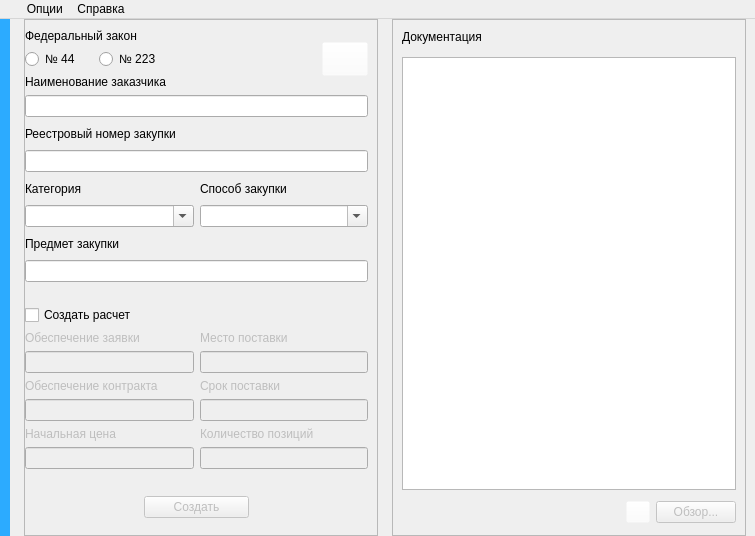
<?xml version="1.0" encoding="UTF-8"?>
<ui version="4.0">
 <class>Ui</class>
 <widget class="QMainWindow" name="Ui">
  <property name="geometry">
   <rect>
    <x>0</x>
    <y>0</y>
    <width>755</width>
    <height>536</height>
   </rect>
  </property>
  <property name="minimumSize">
   <size>
    <width>755</width>
    <height>536</height>
   </size>
  </property>
  <property name="maximumSize">
   <size>
    <width>1000</width>
    <height>536</height>
   </size>
  </property>
  <property name="font">
   <font>
    <kerning>true</kerning>
   </font>
  </property>
  <property name="windowTitle">
   <string>Tend Менеджер</string>
  </property>
  <property name="windowOpacity">
   <double>1.000000000000000</double>
  </property>
  <property name="styleSheet">
   <string notr="true"/>
  </property>
  <widget class="QWidget" name="centralwidget">
   <property name="maximumSize">
    <size>
     <width>16777215</width>
     <height>16777215</height>
    </size>
   </property>
   <layout class="QVBoxLayout" name="verticalLayout_2">
    <property name="leftMargin">
     <number>0</number>
    </property>
    <property name="topMargin">
     <number>0</number>
    </property>
    <property name="bottomMargin">
     <number>0</number>
    </property>
    <item>
     <layout class="QHBoxLayout" name="horizontalLayout_5">
      <property name="spacing">
       <number>14</number>
      </property>
      <property name="sizeConstraint">
       <enum>QLayout::SetDefaultConstraint</enum>
      </property>
      <property name="leftMargin">
       <number>0</number>
      </property>
      <item>
       <widget class="Line" name="line">
        <property name="minimumSize">
         <size>
          <width>10</width>
          <height>500</height>
         </size>
        </property>
        <property name="styleSheet">
         <string notr="true">background-color: rgb(44, 171, 255);
color: rgb(41, 134, 255);</string>
        </property>
        <property name="frameShadow">
         <enum>QFrame::Raised</enum>
        </property>
        <property name="lineWidth">
         <number>0</number>
        </property>
        <property name="midLineWidth">
         <number>0</number>
        </property>
        <property name="orientation">
         <enum>Qt::Vertical</enum>
        </property>
       </widget>
      </item>
      <item>
       <widget class="QFrame" name="frame">
        <property name="styleSheet">
         <string notr="true"/>
        </property>
        <property name="frameShape">
         <enum>QFrame::StyledPanel</enum>
        </property>
        <property name="frameShadow">
         <enum>QFrame::Raised</enum>
        </property>
        <layout class="QVBoxLayout" name="verticalLayout_3">
         <property name="spacing">
          <number>6</number>
         </property>
         <property name="leftMargin">
          <number>0</number>
         </property>
         <item>
          <layout class="QGridLayout" name="gridLayout">
           <item row="0" column="0" colspan="3">
            <widget class="QLabel" name="label_5">
             <property name="text">
              <string>Федеральный закон</string>
             </property>
            </widget>
           </item>
           <item row="1" column="3">
            <spacer name="horizontalSpacer">
             <property name="orientation">
              <enum>Qt::Horizontal</enum>
             </property>
             <property name="sizeHint" stdset="0">
              <size>
               <width>40</width>
               <height>20</height>
              </size>
             </property>
            </spacer>
           </item>
           <item row="2" column="0">
            <widget class="QLabel" name="label">
             <property name="text">
              <string>Наименование заказчика</string>
             </property>
            </widget>
           </item>
           <item row="0" column="4" rowspan="3">
            <widget class="QPushButton" name="btn_open_documents">
             <property name="enabled">
              <bool>true</bool>
             </property>
             <property name="minimumSize">
              <size>
               <width>46</width>
               <height>34</height>
              </size>
             </property>
             <property name="styleSheet">
              <string notr="true">background-color: rgba(255, 255, 255, 0);</string>
             </property>
             <property name="text">
              <string/>
             </property>
             <property name="icon">
              <iconset>
               <normaloff>../icons/arrow-right.ico</normaloff>
               <disabledoff>../icons/display-none.ico</disabledoff>../icons/arrow-right.ico</iconset>
             </property>
             <property name="iconSize">
              <size>
               <width>35</width>
               <height>35</height>
              </size>
             </property>
            </widget>
           </item>
           <item row="1" column="0">
            <layout class="QHBoxLayout" name="horizontalLayout_3">
             <item>
              <widget class="QRadioButton" name="_radio44">
               <property name="text">
                <string>№ 44</string>
               </property>
              </widget>
             </item>
             <item>
              <widget class="QRadioButton" name="_radio223">
               <property name="text">
                <string>№ 223</string>
               </property>
              </widget>
             </item>
            </layout>
           </item>
          </layout>
         </item>
         <item>
          <widget class="QLineEdit" name="_lineName">
           <property name="minimumSize">
            <size>
             <width>335</width>
             <height>0</height>
            </size>
           </property>
          </widget>
         </item>
         <item>
          <widget class="QLabel" name="label_2">
           <property name="text">
            <string>Реестровый номер закупки</string>
           </property>
          </widget>
         </item>
         <item>
          <widget class="QLineEdit" name="_lineRegNumber"/>
         </item>
         <item>
          <layout class="QHBoxLayout" name="horizontalLayout_2">
           <item>
            <widget class="QLabel" name="label_15">
             <property name="text">
              <string>Категория</string>
             </property>
            </widget>
           </item>
           <item>
            <widget class="QLabel" name="label_3">
             <property name="text">
              <string>Способ закупки</string>
             </property>
            </widget>
           </item>
          </layout>
         </item>
         <item>
          <layout class="QHBoxLayout" name="horizontalLayout">
           <item>
            <widget class="QComboBox" name="_comboCat">
             <property name="editable">
              <bool>true</bool>
             </property>
            </widget>
           </item>
           <item>
            <widget class="QComboBox" name="_comboMethod">
             <property name="editable">
              <bool>true</bool>
             </property>
            </widget>
           </item>
          </layout>
         </item>
         <item>
          <widget class="QLabel" name="label_4">
           <property name="text">
            <string>Предмет закупки</string>
           </property>
          </widget>
         </item>
         <item>
          <widget class="QLineEdit" name="_lineObject"/>
         </item>
         <item>
          <layout class="QHBoxLayout" name="horizontalLayout_8">
           <property name="topMargin">
            <number>17</number>
           </property>
           <item>
            <layout class="QVBoxLayout" name="verticalLayout_6">
             <item>
              <widget class="QCheckBox" name="_checkBoxPayment">
               <property name="minimumSize">
                <size>
                 <width>0</width>
                 <height>20</height>
                </size>
               </property>
               <property name="text">
                <string>Создать расчет</string>
               </property>
              </widget>
             </item>
             <item>
              <widget class="QLabel" name="label_appSecurity">
               <property name="enabled">
                <bool>false</bool>
               </property>
               <property name="text">
                <string>Обеспечение заявки</string>
               </property>
              </widget>
             </item>
             <item>
              <widget class="QLineEdit" name="_lineAppSecurity">
               <property name="enabled">
                <bool>false</bool>
               </property>
              </widget>
             </item>
             <item>
              <widget class="QLabel" name="label_contractSecurity">
               <property name="enabled">
                <bool>false</bool>
               </property>
               <property name="text">
                <string>Обеспечение контракта</string>
               </property>
              </widget>
             </item>
             <item>
              <widget class="QLineEdit" name="_lineContractSecurity">
               <property name="enabled">
                <bool>false</bool>
               </property>
              </widget>
             </item>
             <item>
              <widget class="QLabel" name="label_currentPrice">
               <property name="enabled">
                <bool>false</bool>
               </property>
               <property name="text">
                <string>Начальная цена</string>
               </property>
              </widget>
             </item>
             <item>
              <widget class="QLineEdit" name="_lineCurrentPrice">
               <property name="enabled">
                <bool>false</bool>
               </property>
              </widget>
             </item>
            </layout>
           </item>
           <item>
            <layout class="QVBoxLayout" name="verticalLayout_5">
             <item>
              <widget class="QLabel" name="label_14">
               <property name="minimumSize">
                <size>
                 <width>0</width>
                 <height>20</height>
                </size>
               </property>
               <property name="text">
                <string/>
               </property>
              </widget>
             </item>
             <item>
              <widget class="QLabel" name="label_place">
               <property name="enabled">
                <bool>false</bool>
               </property>
               <property name="text">
                <string>Место поставки</string>
               </property>
              </widget>
             </item>
             <item>
              <widget class="QLineEdit" name="_linePlace">
               <property name="enabled">
                <bool>false</bool>
               </property>
              </widget>
             </item>
             <item>
              <widget class="QLabel" name="label_period">
               <property name="enabled">
                <bool>false</bool>
               </property>
               <property name="text">
                <string>Срок поставки</string>
               </property>
              </widget>
             </item>
             <item>
              <widget class="QLineEdit" name="_linePeriod">
               <property name="enabled">
                <bool>false</bool>
               </property>
              </widget>
             </item>
             <item>
              <widget class="QLabel" name="label_positionCount">
               <property name="enabled">
                <bool>false</bool>
               </property>
               <property name="text">
                <string>Количество позиций</string>
               </property>
              </widget>
             </item>
             <item>
              <widget class="QLineEdit" name="_linePositionCount">
               <property name="enabled">
                <bool>false</bool>
               </property>
              </widget>
             </item>
            </layout>
           </item>
          </layout>
         </item>
         <item>
          <layout class="QHBoxLayout" name="horizontalLayout_4">
           <property name="topMargin">
            <number>21</number>
           </property>
           <property name="bottomMargin">
            <number>8</number>
           </property>
           <item>
            <spacer name="horizontalSpacer_3">
             <property name="orientation">
              <enum>Qt::Horizontal</enum>
             </property>
             <property name="sizeHint" stdset="0">
              <size>
               <width>40</width>
               <height>20</height>
              </size>
             </property>
            </spacer>
           </item>
           <item>
            <widget class="QPushButton" name="_btnGenerate">
             <property name="enabled">
              <bool>false</bool>
             </property>
             <property name="minimumSize">
              <size>
               <width>105</width>
               <height>0</height>
              </size>
             </property>
             <property name="text">
              <string>Создать</string>
             </property>
            </widget>
           </item>
           <item>
            <spacer name="horizontalSpacer_2">
             <property name="orientation">
              <enum>Qt::Horizontal</enum>
             </property>
             <property name="sizeHint" stdset="0">
              <size>
               <width>40</width>
               <height>20</height>
              </size>
             </property>
            </spacer>
           </item>
          </layout>
         </item>
        </layout>
       </widget>
      </item>
      <item>
       <layout class="QVBoxLayout" name="verticalLayout_4">
        <item>
         <widget class="QFrame" name="frame_2">
          <property name="frameShape">
           <enum>QFrame::StyledPanel</enum>
          </property>
          <property name="frameShadow">
           <enum>QFrame::Raised</enum>
          </property>
          <layout class="QVBoxLayout" name="verticalLayout_7">
           <property name="topMargin">
            <number>2</number>
           </property>
           <item>
            <layout class="QHBoxLayout" name="horizontalLayout_7">
             <property name="spacing">
              <number>0</number>
             </property>
             <item>
              <widget class="QLabel" name="label_6">
               <property name="maximumSize">
                <size>
                 <width>16777215</width>
                 <height>27</height>
                </size>
               </property>
               <property name="text">
                <string>Документация</string>
               </property>
              </widget>
             </item>
            </layout>
           </item>
           <item>
            <widget class="QListWidget" name="_listDocuments">
             <property name="minimumSize">
              <size>
               <width>233</width>
               <height>383</height>
              </size>
             </property>
             <property name="maximumSize">
              <size>
               <width>16777215</width>
               <height>433</height>
              </size>
             </property>
            </widget>
           </item>
           <item>
            <layout class="QHBoxLayout" name="horizontalLayout_6">
             <property name="topMargin">
              <number>4</number>
             </property>
             <item>
              <spacer name="horizontalSpacer_5">
               <property name="orientation">
                <enum>Qt::Horizontal</enum>
               </property>
               <property name="sizeHint" stdset="0">
                <size>
                 <width>40</width>
                 <height>20</height>
                </size>
               </property>
              </spacer>
             </item>
             <item>
              <widget class="QPushButton" name="pushButton">
               <property name="enabled">
                <bool>false</bool>
               </property>
               <property name="maximumSize">
                <size>
                 <width>24</width>
                 <height>16777215</height>
                </size>
               </property>
               <property name="styleSheet">
                <string notr="true">background-color: rgba(255, 255, 255, 0);</string>
               </property>
               <property name="text">
                <string/>
               </property>
               <property name="icon">
                <iconset>
                 <normaloff>interface/icons/add.ico</normaloff>interface/icons/add.ico</iconset>
               </property>
              </widget>
             </item>
             <item>
              <widget class="QPushButton" name="_btnView">
               <property name="enabled">
                <bool>false</bool>
               </property>
               <property name="minimumSize">
                <size>
                 <width>0</width>
                 <height>0</height>
                </size>
               </property>
               <property name="text">
                <string>Обзор...</string>
               </property>
              </widget>
             </item>
            </layout>
           </item>
          </layout>
         </widget>
        </item>
       </layout>
      </item>
     </layout>
    </item>
   </layout>
  </widget>
  <widget class="QMenuBar" name="menubar">
   <property name="geometry">
    <rect>
     <x>0</x>
     <y>0</y>
     <width>755</width>
     <height>21</height>
    </rect>
   </property>
   <property name="nativeMenuBar">
    <bool>true</bool>
   </property>
   <widget class="QMenu" name="menu">
    <property name="font">
     <font>
      <weight>50</weight>
      <italic>false</italic>
      <bold>false</bold>
      <underline>false</underline>
      <strikeout>false</strikeout>
      <kerning>true</kerning>
     </font>
    </property>
    <property name="title">
     <string>     Опции</string>
    </property>
    <widget class="QMenu" name="chose_lasts">
     <property name="title">
      <string>Последние</string>
     </property>
    </widget>
    <addaction name="openSettings"/>
    <addaction name="chose_lasts"/>
    <addaction name="separator"/>
    <addaction name="actionValidator"/>
    <addaction name="separator"/>
    <addaction name="actionClose"/>
   </widget>
   <widget class="QMenu" name="menu_2">
    <property name="title">
     <string>Справка</string>
    </property>
    <addaction name="actionLicense_2"/>
    <addaction name="actionAbout_2"/>
   </widget>
   <addaction name="menu"/>
   <addaction name="menu_2"/>
  </widget>
  <action name="openSettings">
   <property name="text">
    <string>Настройки</string>
   </property>
   <property name="font">
    <font/>
   </property>
  </action>
  <action name="actionAbout">
   <property name="text">
    <string>О программе</string>
   </property>
  </action>
  <action name="action0">
   <property name="text">
    <string>0</string>
   </property>
  </action>
  <action name="actionClose">
   <property name="text">
    <string>Выход</string>
   </property>
  </action>
  <action name="actionLicense">
   <property name="text">
    <string>Лицензия</string>
   </property>
  </action>
  <action name="actionValidator">
   <property name="text">
    <string>Валидатор</string>
   </property>
  </action>
  <action name="actionAbout_2">
   <property name="text">
    <string>О программе</string>
   </property>
  </action>
  <action name="actionLicense_2">
   <property name="text">
    <string>Лицензия</string>
   </property>
  </action>
 </widget>
 <resources/>
 <connections/>
</ui>
